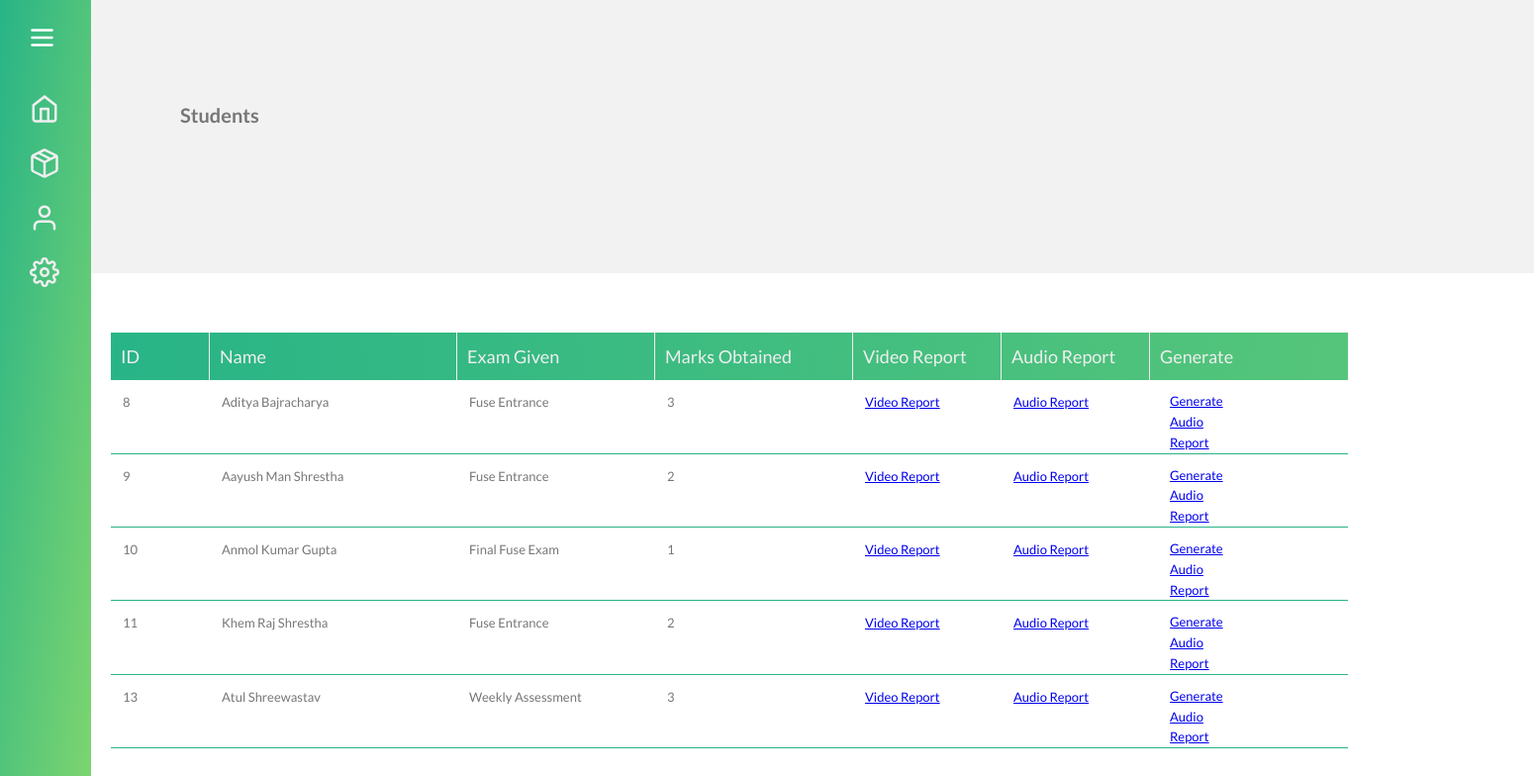
The page /students/ on the database its author committed.
### dashboard/models.py (models this page shows, shortened)
class BaseModel(models.Model):
    uid = models.UUIDField(default=uuid.uuid4, editable=False, unique=True)
    created_at = models.DateField(auto_now_add=True)
    updated_at = models.DateField(auto_now=True)
    class Meta: # abstract = True means this model will not be created in database
        abstract = True

class Student(BaseModel):
    username = models.CharField(max_length=100)
    email = models.EmailField(unique=True)
    password = models.CharField(max_length=100)
    exam_given = models.CharField(max_length=100, blank=True, null=True, default="Fuse Entrance")
    suspicoius_activity = models.BooleanField(default=False)
    marks_obtained = models.IntegerField(default=0)
    video_report = models.URLField(max_length=500, blank=True, null=True)
    audio_report = models.URLField(max_length=500, blank=True, null=True)
    recording = models.FileField(upload_to='proctoring_videos/', blank=True, null=True)

### dashboard/views.py (the view)
# urls.py: path("students/", getStudent, name="getStudent"),
def getStudent(request):
    students = Student.objects.all()
    students = list(students.values())
    response = {"students": students}
    return render(request, "students.html", response)

### dashboard/templates/students.html (shortened to what this page needs)
{% extends 'home.html' %}
{% block content %}
    <div class="header">
        <h1>Students</h1>
    </div>
    <div class="container user-container">
        <div class="users">
            <div class="users-keys">
                <div class="keys exam-id">ID</div>
                <div class="keys exam-name">Name</div>
                <div class="keys exam-description">Exam Given</div>
                <div class="keys exam-description">Marks Obtained</div>
                <div class="keys exam-price">Video Report</div>
                <div class="keys exam-image">Audio Report</div>
                <div class="keys exam-id">Generate</div>
            </div>
            {% for student in students %}
            <div class="users-values">
                <div class="values exam-id_value">{{ student.id }}</div>
                <div class="values exam-name_value">{{ student.username }}</div>
                <div class="values exam-description_value">{{ student.exam_given }}</div>
                <div class="values exam-description_value">{{ student.marks_obtained }}</div>
                <div class="values exam-price_value">
                    <a href="generate-report/{{student.id}}" target="_blank">Video Report</a>
                </div>
                <div class="values exam-image_value">
                    <a href="http://127.0.0.1:8000/students/audio_report/{{student.id}}">Audio Report</a>
                </div>
                <div class="values exam-id_value" id="suspicious">
                    <a href="http://127.0.0.1:8000/get_audio_report/{{student.id}}">Generate Audio Report</a>
                </div>
            </div>
            {% endfor %}
        </div>
    </div>
{% endblock %}

### dashboard/templates/home.html (shortened to what this page needs)
<!DOCTYPE html>
<html lang="en">
<head>
    {% load static %}
    <link rel="stylesheet" href="{% static "css/admin.css" %}">
</head>
<body>
        <div class="side-view">
            <nav class="admin-view__menu">
                <div class="admin-view__header">
                    <div class="menu-icon">
                        <label for="sideview-crawl" class="menu-bar">
                                <img src='{% static "images/hamburger.svg"%}'>
                        </label>
                    </div>
                </div>
                <ul class="side-nav">
                    <li class="side-nav__active">
                        <a href="http://127.0.0.1:8000/">
                            <svg>
                                <use xlink:href='./icons.svg#icon-home'></use>
                            </svg>
                        </a>
                    </li>
                    <li class="side-nav__exams">
                        <a href="http://127.0.0.1:8000/exams">
                            <svg>
                                <use xlink:href='./icons.svg#icon-package'></use>
                            </svg>
                        </a>
                    </li>
                    <li class="side-nav__users">
                        <a href="http://127.0.0.1:8000/students">
                            <svg>
                                <use xlink:href='./icons.svg#icon-user'></use>
                            </svg>
                        </a>
                    </li>
                    <li class="side-nav__account">
                        <a href="http://127.0.0.1:8000/logout">
                            <svg>
                                <use xlink:href='./icons.svg#icon-settings'></use>
                            </svg>
                        </a>
                    </li>
                </ul>
            </nav>
        </div>
        <main class="main main-content">
            {% block content %}{% endblock %}
        </main>
</body>
</html>

### dashboard/static/css/admin.css (style rules this page uses)
*, *::before, *::after { padding: 0; margin: 0; -webkit-box-sizing: inherit; box-sizing: inherit; }
:root { --primary-color: #55c57a; --secondary-color: #7dd56f; --dark-green-color: #28b487; --white-color: #efefef; --main-content-color: #f3f2f2f7; --grey-color: #777; }
html { font-size: 62.5%; -webkit-box-sizing: border-box; box-sizing: border-box; }
body { line-height: 1.6; font-weight: 300; font-family: "Lato", sans-serif; color: var(--grey-color); min-height: 100vh; }
.side-view { height: 100%; width: 30rem; position: fixed; z-index: 999; background-image: linear-gradient( to right bottom, var(--dark-green-color), var(--secondary-color) ); color: var(--white-color); }
.menu-icon { border-radius: 50%; }
.menu-icon img { height: 3rem; width: 3.5rem; cursor: pointer; }
.admin-view__header { display: flex; justify-content: space-between; -webkit-box-align: center; -ms-flex-align: center; align-items: center; height: 6rem; padding: 0 2.5rem; padding-top: 2rem; margin-bottom: 4rem; }
.side-nav { list-style: none; }
.side-nav svg { height: 3rem; width: 3rem; fill: var(--white-color); margin-right: 5rem; }
.side-nav li { margin: 1.5rem 0; border-left: 0 solid #fff; -webkit-transition: all 0.1s; transition: all 0.1s; }
.side-nav li a:link, .side-nav li a:visited { padding: 1rem 3rem; display: -webkit-box; display: -ms-flexbox; display: flex; -webkit-box-align: center; -ms-flex-align: center; align-items: center; color: var(--white-color); font-size: 1.6rem; font-weight: 600; text-decoration: none; -webkit-transition: all 0.3s; transition: all 0.3s; }
.main-content { margin-left: 30rem; }
.main-content .header { height: 27.55rem; padding-top: 10rem; padding-left: 9rem; background: var(--main-content-color); }
.user-container { margin-top: 6rem; margin-left: 2rem; width: 125rem; }
.user-container .users-keys { display: grid; grid-template-columns: 10rem 25rem 20rem 20rem 15rem 15rem 10rem; font-size: 1.8rem; font-weight: 400; color: var(--white-color); background: linear-gradient( to right, var(--dark-green-color), var(--primary-color) ); }
.user-container .users-keys .keys { padding: 1rem; }
.user-container .users-keys .keys:not(:last-child) { border-right: 1px solid var(--white-color); }
.user-container .users-values { display: grid; grid-template-columns: 10rem 25rem 20rem 20rem 15rem 15rem 10rem; font-size: 1.3rem; font-weight: 400; }
.user-container .users-values .values:not(:last-child) { padding: 1.2rem; }
.user-container .users-values { border-bottom: 1px solid var(--dark-green-color); }
.user-container .users-values .values a { height: 3rem; width: 3rem; fill: var(--dark-green-color); cursor: pointer; margin-right: 1.1rem; }
#suspicious { padding-left: 2rem; padding-top: 1.1rem; }
@media screen and (max-width: 1600px) { .side-view { width: 9.2rem; } }
@media screen and (max-width: 1600px) { .main-content { margin-left: 9.2rem; width: 151rem; } }
@media screen and (max-width: 1600px) { .side-view .admin-view__menu .side-nav li a svg { position: fixed; } }
@media screen and (max-width: 1600px) { .side-view .admin-view__menu .side-nav li:not(:last-child) { margin-bottom: 3.5rem; } }

### rows shown on the page
Student: id "8", username "Aditya Bajracharya", exam_given "Fuse Entrance", marks_obtained "3"
Student: id "9", username "Aayush Man Shrestha", exam_given "Fuse Entrance", marks_obtained "2"
Student: id "10", username "Anmol Kumar Gupta", exam_given "Final Fuse Exam", marks_obtained "1"
Student: id "11", username "Khem Raj Shrestha", exam_given "Fuse Entrance", marks_obtained "2"
Student: id "13", username "Atul Shreewastav", exam_given "Weekly Assessment", marks_obtained "3"
